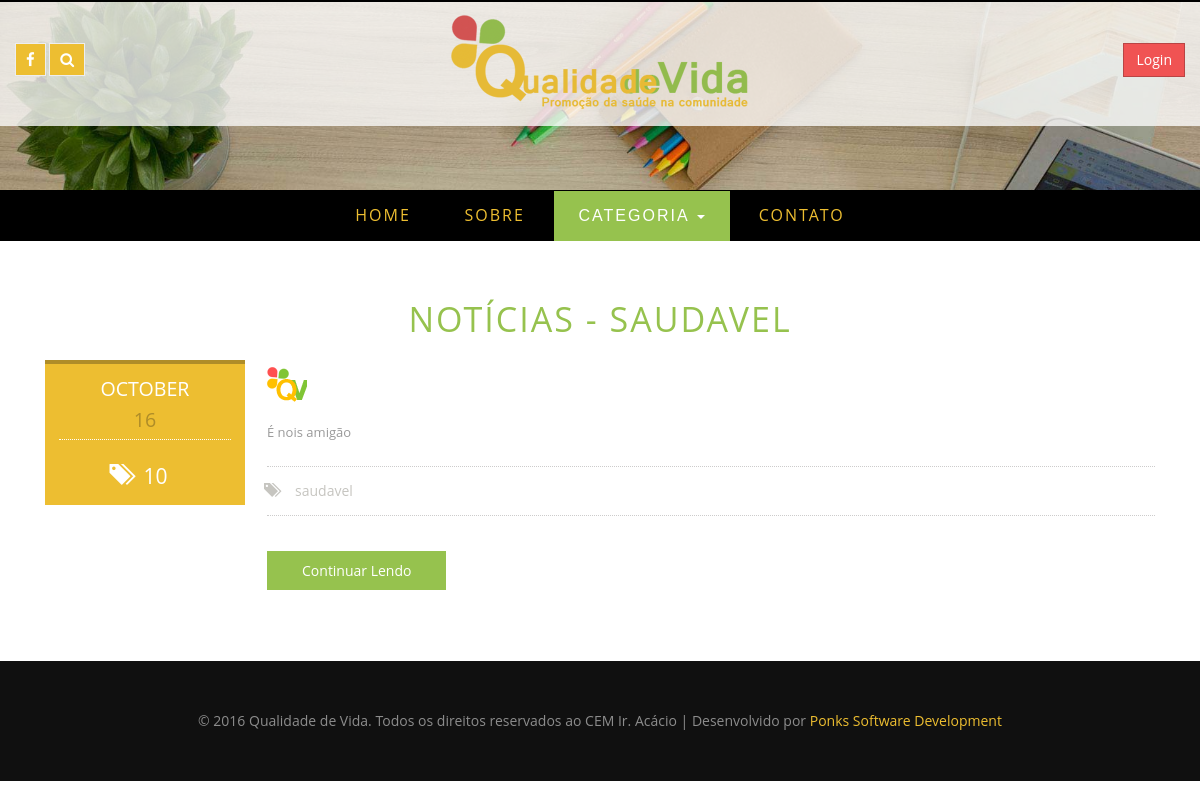
Screenshot of /categorias.php?id=1 with the database file from the repository.
### tables this page shows
CREATE TABLE IF NOT EXISTS `categoria` (
  `idCategoria` int(11) NOT NULL,
  `nome` varchar(45) NOT NULL,
  `deletar` int(11) NOT NULL
);

CREATE TABLE IF NOT EXISTS `noticias` (
  `idNoticia` int(11) NOT NULL,
  `titulo` varchar(100) NOT NULL,
  `resumo` longtext NOT NULL,
  `imagem` varchar(255) NOT NULL,
  `conteudo` longtext NOT NULL,
  `idCategoria` int(20) NOT NULL,
  `contador` int(11) NOT NULL,
  `data` longtext NOT NULL,
  `deletar` int(11) NOT NULL
);

### categorias.php (the view, shortened to what this page needs)
<!DOCTYPE html>
<html lang="en">
<head>
<link href="css/font-awesome.min.css" rel="stylesheet" type="text/css" media="all" />
<link href="css/bootstrap.min.css" rel="stylesheet" type="text/css" media="all" />
<link href="css/style.css" rel="stylesheet" type="text/css" media="all" />
<link href="css/font-awesome.min.css" rel="stylesheet" type="text/css" media="all" />
<link href="css/stylesheet.css" rel="stylesheet" type="text/css" media="all" />
</head>
<body>
	<div class="w3-slider">
	<header>
		<div class="w3layouts-top-strip">
			<div class="container-fluid">
				<div class="w3ls-social-icons">
					<a class="facebook" target="_blank" href="https://www.facebook.com/qualidadedevidabrasil"><i class="fa fa-facebook"></i></a>
                    <a data-toggle="modal" data-target="#procurar" href="#0" data-target=".bs-example-modal-lg"><i class="fa fa-search"></i></a>
				</div>
				<div class="agileits-contact-info text-right">
					<ul>
						<li><button type="button" class="btn btn-primary" data-toggle="modal" data-target=".bs-example-modal-lg">Login</button></li>
					</ul>
				</div>
				<div class="logo col-md-12 col-sm-12 col-xs-12">
					<h1><a href="index.php"><img class="img-responsive" style="margin:0 auto" src="img/logotopo.png"/></a></h1>
				</div>
			</div>
		</div>
	</header>
	</div>
			<nav class="navbar navbar-default">
			  <div class="container-fluid">
				<div class="collapse navbar-collapse" id="bs-example-navbar-collapse-1">
				  <ul class="nav navbar-nav">
					<li><a href="index.php">Home</a></li>
					<li><a href="sobre.php">Sobre</a></li>
					<li class="dropdown">
					  <a class="active" href="#" class="dropdown-toggle" style="font-family: 'Raleway', sans-serif;" data-toggle="dropdown" role="button" aria-haspopup="true" aria-expanded="false">Categoria <span class="caret"></span></a>
					</li>
					<li><a href="contato.php">Contato</a></li>
				  </ul>
				</div>
			  </div>
			</nav>
		<div class="wthree-main-content">
		<div class="agileits Blog">
			<div class="container">
				<h2 class="agile-inner-title">NOTÍCIAS - <?php
				$id = $_GET['id'];
				$query  = mysql_query("SELECT * FROM categoria WHERE idCategoria ='$id' AND deletar != 1");
							while($resultado = mysql_fetch_array($query)){
							echo $resultado['nome'];
							}
							?></h2>
	<div class="w3layouts-news">
			<div class="agile-its-news-grid">
				<div class="col-md-12 w3ls-blog-left">
				<?php
				$id = $_GET['id'];
				$consulta= mysql_query("SELECT * FROM noticias WHERE idCategoria = '$id' AND deletar != 1 " );
					while($dados= mysql_fetch_array($consulta)){
						$idCategoria = $dados['idCategoria'];
$date = $dados['data'];
				?>
					<div class="w3-blog-left-grid">
						<div class="w3ls-blog-leftl">
							<h4 style="text-transform: uppercase"><?php echo strftime("%B", strtotime($date));?>
 <span><?php echo strftime("%d", strtotime($date));?></span></h4>
							<a href="noticia.php?id=<?php echo $dados['idNoticia'];?>"><i class="glyphicon glyphicon-tags" aria-hidden="true"></i>10</a>
						</div>
						<div class="w3ls-blog-leftr " style="float: right;">
							<a href="continuar.php?id=<?php echo $dados['idNoticia'];?>"><img src="<?php echo $dados['imagem'];?>" alt=" " class="img-responsive" /></a>
							<p><?php echo $dados['resumo'];?></p>
							<ul>
								<li><a href="continuar.php?id=<?php echo $dados['idNoticia'];?>"><i class="glyphicon glyphicon-tags" aria-hidden="true"></i><?php $query  = mysql_query("SELECT * FROM categoria WHERE idCategoria ='$idCategoria'");
							while($resultado = mysql_fetch_array($query)){
							echo $resultado['nome'];
							}
							?></a></li>
							</ul>
							<div class="more">
								<a href="continuar.php?id=<?php echo $dados['idNoticia'];?>">Continuar Lendo</a>
							</div>
						</div>
						<div class="clearfix"> </div>
					</div>
					<br>
				<?php }?>
				</div>
				<div class="clearfix"> </div>
			</div>
	</div>
			</div>
		</div>
		</div>
		<footer>
			<div class="container">
				<div class="w3ls-footer-grids">
					<div class="col-md-12">
						<center><p style="color: #8C8C8C;">© 2016 Qualidade de Vida. Todos os direitos reservados ao CEM Ir. Acácio | Desenvolvido por <a href="http://mhsdevelopers.com.br/ponks/" target="_blank">Ponks Software Development</a></p></center>
				</div>
			</div>
		</footer>
</body>
</html>

### css/style.css (style rules this page uses)
body { padding:0; margin:0; background:#fff; font-family: 'Open Sans', sans-serif; }
body a { transition:0.5s all; -webkit-transition:0.5s all; -moz-transition:0.5s all; -o-transition:0.5s all; -ms-transition:0.5s all; font-weight:400; }
h1,h2,h3,h4,h5,h6 { margin:0; font-weight:400; transition:0.5s all; -webkit-transition:0.5s all; -moz-transition:0.5s all; -o-transition:0.5s all; -ms-transition:0.5s all; }
p { margin:0; }
ul { margin:0; padding:0; }
.w3-slider { position: relative; }
header { padding: 12px 0; border-top: 2px solid #000; background: rgba(255, 255, 255, 0.77); position: absolute; z-index: 9; width: 100%; }
.logo a { font-size: 43px; text-decoration: none; color: #005858; letter-spacing: 4px; text-transform: uppercase; }
.w3ls-social-icons { float:left; width: 33.333%; margin-top:7px; }
.w3ls-social-icons i { font-size: 15px; background: #edbe31; padding: 8px 10px; color: #fff; border: 1px solid #eee; transition:0.5s all; -webkit-transition:0.5s all; -o-transition:0.5s all; -ms-transition:0.5s all; -moz-transition:0.5s all; }
.logo { float:left; width: 33.333%; }
.agileits-contact-info { float:right; width: 33.333%; margin-top:9px; }
.agileits-contact-info ul li { display: inline-block; font-size: 17px; }
.navbar-default { background-color: transparent; border-color: transparent; }
.navbar { margin-bottom: 0; }
.navbar-default .navbar-collapse, .navbar-default .navbar-form { border: none; }
.navbar-nav { float: none; text-align: center; }
.navbar-nav>li { display: inline-block; float: none; }
.navbar-default .navbar-nav>li>a { font-size: 17px; text-transform: uppercase; color: #edbe31; letter-spacing: 2px; padding: 15px 25px; }
.navbar-default .navbar-nav>li>a.active,.navbar-default .navbar-nav>li>a:focus, .navbar-default .navbar-nav>li>a:hover,.navbar-default .navbar-nav>.open>a, .navbar-default .navbar-nav>.open>a:focus, .navbar-default .navbar-nav>.open>a:hover { background: #96c24e ; color:#fff; }
.navbar { border-radius: 0px; -webkit-border-radius: 0px; -moz-border-radius: 0px; -ms-border-radius: 0px; -o-border-radius: 0px; border:none; background: #000; }
footer { background:#101010; padding:50px 0; }
h2.agile-inner-title { text-align: center; margin-bottom: 25px; font-size: 35px; letter-spacing: 2px; color: #96c24e ; text-transform: uppercase; }
.btn { border-radius: 0px; -webkit-border-radius: 0px; -moz-border-radius: 0px; -ms-border-radius: 0px; -o-border-radius: 0px; outline: none; }
.agileits { padding: 60px 0; }
.w3ls-blog-leftl { float: left; width: 18%; background: #edbe31; padding: 1em; border-top: 4px solid #af8d28; }
.w3ls-blog-leftl h4 { text-align:center; font-size:1.4em; color:#fff; margin:0; border-bottom: 1px dotted #fff; }
.w3ls-blog-leftl h4 span { display:block; color: #af8d28; line-height: 2em; }
.w3ls-blog-leftl a { font-size: 1.5em; color: #fff; text-decoration: none; text-align: center; display: inherit; margin: 1em 0 0; }
.w3ls-blog-leftl a i { left: -13px; }
.more a { font-size:14px; color:#fff; text-decoration:none; padding:10px 35px; background:#96c24e ; }
.w3ls-blog-leftr p { font-size: 13px; color: #999; margin: 1em 0 0; line-height: 28px; }
.w3ls-blog-leftr ul { padding: 1em 0; margin:20px 0 45px; border-top: 1px dotted #CDCCCC; border-bottom: 1px dotted #CDCCCC; }
.w3ls-blog-leftr ul li { display:inline-block; margin:0 2em 0 0; }
.w3ls-blog-leftr ul li a { font-size:1em; color:#c6c5c0; text-decoration:none; padding-left: 1em; }
.w3ls-blog-leftr ul li a i { left: -17px; }
.w3ls-blog-leftr { width: 80%; }
.btn-primary { background-color: #f05353; border-color: #b94444 !important; }
@media (max-width: 1440px) { .logo a { font-size: 40px; } }
@media (max-width: 1440px) { .w3ls-social-icons { margin-top: 2.5%; } }
@media (max-width: 1440px) { .agileits-contact-info { margin-top: 2.5%; } }
@media (max-width: 1440px) { .agileits-contact-info ul li { font-size: 16px; } }
@media (max-width: 1440px) { h2.agile-inner-title { margin-bottom: 22px; font-size: 34px; } }
@media (max-width: 1366px) { .w3ls-social-icons,.agileits-contact-info { width: 31.333%; } }
@media (max-width: 1366px) { .logo { width: 37.333%; } }
@media (max-width: 1280px) { .navbar-default .navbar-nav>li>a { font-size: 16px; } }

### rows the page displays
categoria: nome "SAUDAVEL", nome "saudavel"
noticias: data "OCTOBER", data "16", imagem (picture), resumo "É nois amigão"
